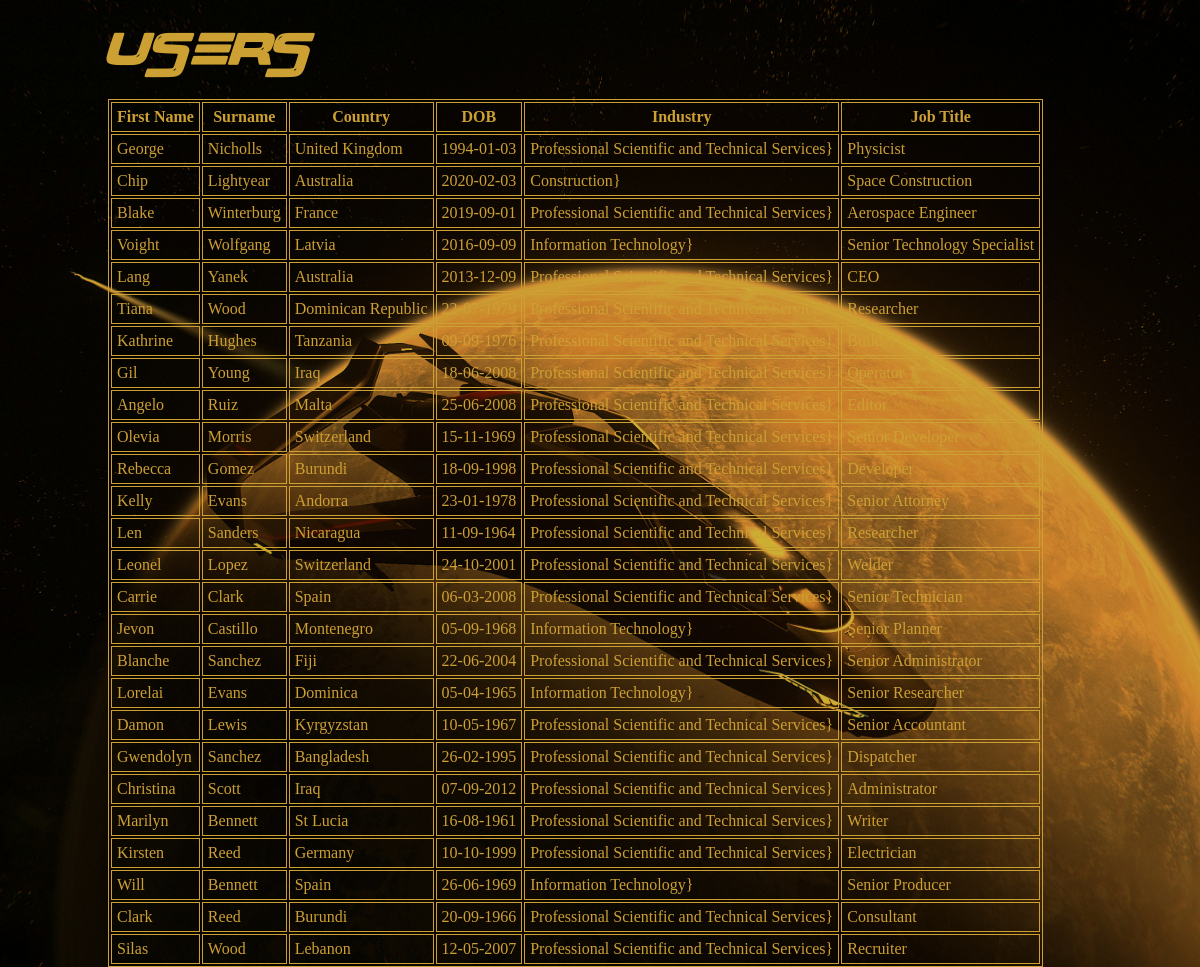
Page /signee on the committed database.
### tables this page shows
CREATE TABLE signee_professional_information (
    id INTEGER PRIMARY KEY AUTOINCREMENT,
    signee_id INTEGER,
    industry TEXT,
    job_title TEXT,
    salary REAL,
    FOREIGN KEY (signee_id) REFERENCES signee(id) ON DELETE CASCADE
);

CREATE TABLE signee (
    id INTEGER PRIMARY KEY AUTOINCREMENT,
    first_name TEXT NOT NULL,
    surname TEXT NOT NULL,
    email TEXT NOT NULL,
    dob DATE NOT NULL,
    is_successful INTEGER -- 0 for NO, 1 for YES.
, score INTEGER DEFAULT 0, prs REAL NOT NULL DEFAULT 0);

CREATE TABLE signee_country (
    id INTEGER PRIMARY KEY AUTOINCREMENT,
    signee_id INTEGER,
    country TEXT,
    FOREIGN KEY (signee_id) REFERENCES signee(id) ON DELETE CASCADE
);

### app.py (the view)
@app.route('/signee', methods=['GET', 'POST'])
def signee():
    conn = sqlite3.connect('data/gleiseproject.db')
    cur = conn.cursor()
    cur.execute('SELECT * FROM successful_signee_view')
    successful_signees = cur.fetchall()
    return render_template('signee.html', successful_signees=successful_signees)

### templates/signee.html (shortened to what this page needs)
<!DOCTYPE HTML>
<html>
    <head>
        <link rel="stylesheet" href="{{ url_for('static', filename='css/style.css') }}">
    </head>
    <body>
        <h1>Users</h1>
        <table>
            <tr>
                <th>
                    First Name
                </th>
                <th>
                    Surname
                </th>
                <th>
                    Country
                </th>
                <th>
                    DOB
                </th>
                <th>
                    Industry
                </th>
                <th>
                    Job Title
                </th>
            </tr>
        {% for signee in successful_signees %}
            <tr>
                <td>
                    {{ signee[0] }}
                </td>
                <td>
                    {{ signee[1] }}
                </td>
                <td>
                    {{ signee[2] }}
                </td>
                <td>
                    {{ signee[3] }}
                </td>
                <td>
                    {{ signee[4] }}}
                </td>
                <td>
                    {{ signee[5] }}
                </td>
            </tr>
        {% endfor %}
        </table>
    </body>
</html>

### static/css/style.css (style rules this page uses)
html { background-color: black; background-image: url("../images/kosmos.jpg"); background-size: cover; background-position: center; height: 100%; margin-left: 100px; margin-right: 100px; overflow: hidden; }
h1 { font-family: 'Over There', sans-serif; color: #cda033; }
tr, th, td, table { color: #cda033; border-width: 1px; border-color: #cda033; font-family: Binary; border-style: solid; }
tr, th, td { padding: 5px; }

### rows in the picture
signee_professional_information: first_name "George", surname "Nicholls", signee "United Kingdom", dob "1994-01-03", industry "Professional Scientific and Technical Services", job_title "Physicist"
signee_professional_information: first_name "Chip", surname "Lightyear", signee "Australia", dob "2020-02-03", industry "Construction", job_title "Space Construction"
signee_professional_information: first_name "Blake", surname "Winterburg", country "France", dob "2019-09-01", industry "Professional Scientific and Technical Services", job_title "Aerospace Engineer"
signee_professional_information: first_name "Voight", surname "Wolfgang", country "Latvia", dob "2016-09-09", industry "Information Technology", job_title "Senior Technology Specialist"
signee_professional_information: first_name "Lang", surname "Yanek", signee "Australia", dob "2013-12-09", industry "Professional Scientific and Technical Services", job_title "CEO"
signee: first_name "Tiana", surname "Wood", signee "Dominican Republic", dob "22-07-1979", signee "Professional Scientific and Technical Services", signee "Researcher"
signee_professional_information: first_name "Kathrine", surname "Hughes", signee "Tanzania", dob "09-09-1976", industry "Professional Scientific and Technical Services", job_title "Builder"
signee_professional_information: first_name "Gil", surname "Young", signee "Iraq", dob "18-06-2008", industry "Professional Scientific and Technical Services", job_title "Operator"
signee: first_name "Angelo", surname "Ruiz", signee "Malta", dob "25-06-2008", signee "Professional Scientific and Technical Services", signee "Editor"
signee_professional_information: first_name "Olevia", surname "Morris", signee "Switzerland", dob "15-11-1969", industry "Professional Scientific and Technical Services", job_title "Senior Developer"
signee_professional_information: first_name "Rebecca", surname "Gomez", signee "Burundi", dob "18-09-1998", industry "Professional Scientific and Technical Services", job_title "Developer"
signee_professional_information: first_name "Kelly", surname "Evans", signee "Andorra", dob "23-01-1978", industry "Professional Scientific and Technical Services", job_title "Senior Attorney"
signee_country: first_name "Len", surname "Sanders", country "Nicaragua", dob "11-09-1964", signee "Professional Scientific and Technical Services", signee "Researcher"
signee: first_name "Leonel", surname "Lopez", signee "Switzerland", dob "24-10-2001", signee "Professional Scientific and Technical Services", signee "Welder"
signee_professional_information: first_name "Carrie", surname "Clark", signee "Spain", dob "06-03-2008", industry "Professional Scientific and Technical Services", job_title "Senior Technician"
signee_professional_information: first_name "Jevon", surname "Castillo", signee "Montenegro", dob "05-09-1968", industry "Information Technology", job_title "Senior Planner"
signee_professional_information: first_name "Blanche", surname "Sanchez", signee "Fiji", dob "22-06-2004", industry "Professional Scientific and Technical Services", job_title "Senior Administrator"
signee: first_name "Lorelai", surname "Evans", signee "Dominica", dob "05-04-1965", signee "Information Technology", signee "Senior Researcher"
signee_professional_information: first_name "Damon", surname "Lewis", signee "Kyrgyzstan", dob "10-05-1967", industry "Professional Scientific and Technical Services", job_title "Senior Accountant"
signee_professional_information: first_name "Gwendolyn", surname "Sanchez", signee "Bangladesh", dob "26-02-1995", industry "Professional Scientific and Technical Services", job_title "Dispatcher"
signee_professional_information: first_name "Christina", surname "Scott", signee "Iraq", dob "07-09-2012", industry "Professional Scientific and Technical Services", job_title "Administrator"
signee_country: first_name "Marilyn", surname "Bennett", country "St Lucia", dob "16-08-1961", signee "Professional Scientific and Technical Services", signee "Writer"
signee_professional_information: first_name "Kirsten", surname "Reed", signee "Germany", dob "10-10-1999", industry "Professional Scientific and Technical Services", job_title "Electrician"
signee_professional_information: first_name "Will", surname "Bennett", signee "Spain", dob "26-06-1969", industry "Information Technology", job_title "Senior Producer"
signee: first_name "Clark", surname "Reed", signee "Burundi", dob "20-09-1966", signee "Professional Scientific and Technical Services", signee "Consultant"
signee_professional_information: first_name "Silas", surname "Wood", signee "Lebanon", dob "12-05-2007", industry "Professional Scientific and Technical Services", job_title "Recruiter"
